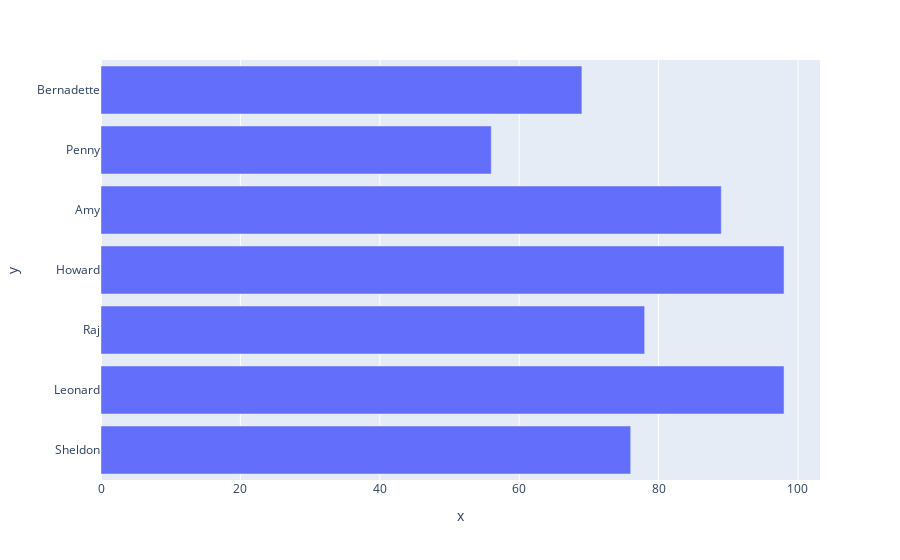

The notebook cell this image was saved under:
### Markdown cell above
marks = [76,98,78,98,89,56,69,76]
        students = ['Sheldon','Leonard','Raj','Howard','Amy','Penny','Bernadette']

### Code cell
d={"marks":[76,98,78,98,89,56,69],
"students":['Sheldon','Leonard','Raj','Howard','Amy','Penny','Bernadette']}
d1=pd.DataFrame(d)
import plotly.express as px
fig=px.bar(x=d1["marks"],y=d1["students"])
fig.show()

### Figure 1 — Plotly figure (JSON) as saved in the notebook; plotly's stock layout.template omitted (floating-point values rounded to 4 significant figures)
{"data": [{"alignmentgroup": "True", "hovertemplate": "x=%{x}<br>y=%{y}<extra></extra>", "legendgroup": "", "marker": {"color": "#636efa", "pattern": {"shape": ""}}, "name": "", "offsetgroup": "", "orientation": "h", "showlegend": false, "textposition": "auto", "type": "bar", "x": [76, 98, 78, 98, 89, 56, 69], "xaxis": "x", "y": ["Sheldon", "Leonard", "Raj", "Howard", "Amy", "Penny", "Bernadette"], "yaxis": "y"}], "layout": {"barmode": "relative", "legend": {"tracegroupgap": 0}, "margin": {"t": 60}, "xaxis": {"anchor": "y", "domain": [0, 1], "title": {"text": "x"}}, "yaxis": {"anchor": "x", "domain": [0, 1], "title": {"text": "y"}}}}
